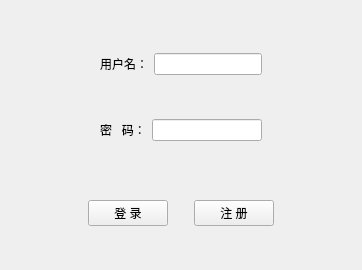
<?xml version="1.0" encoding="UTF-8"?>
<ui version="4.0">
 <class>MainWindow</class>
 <widget class="QMainWindow" name="MainWindow">
  <property name="geometry">
   <rect>
    <x>0</x>
    <y>0</y>
    <width>362</width>
    <height>270</height>
   </rect>
  </property>
  <property name="minimumSize">
   <size>
    <width>362</width>
    <height>270</height>
   </size>
  </property>
  <property name="maximumSize">
   <size>
    <width>362</width>
    <height>270</height>
   </size>
  </property>
  <property name="windowTitle">
   <string>登录窗口</string>
  </property>
  <widget class="QWidget" name="centralwidget">
   <layout class="QVBoxLayout" name="verticalLayout_2">
    <item>
     <widget class="QWidget" name="widget_4" native="true">
      <property name="sizePolicy">
       <sizepolicy hsizetype="Preferred" vsizetype="Fixed">
        <horstretch>0</horstretch>
        <verstretch>0</verstretch>
       </sizepolicy>
      </property>
      <layout class="QVBoxLayout" name="verticalLayout">
       <item>
        <layout class="QGridLayout" name="gridLayout">
         <item row="0" column="1">
          <widget class="QWidget" name="widget" native="true">
           <layout class="QHBoxLayout" name="horizontalLayout_2">
            <item>
             <widget class="QLabel" name="label">
              <property name="text">
               <string>用户名：</string>
              </property>
             </widget>
            </item>
            <item>
             <widget class="QLineEdit" name="lineEdit"/>
            </item>
           </layout>
          </widget>
         </item>
         <item row="0" column="0">
          <spacer name="horizontalSpacer_4">
           <property name="orientation">
            <enum>Qt::Horizontal</enum>
           </property>
           <property name="sizeHint" stdset="0">
            <size>
             <width>40</width>
             <height>20</height>
            </size>
           </property>
          </spacer>
         </item>
         <item row="2" column="1">
          <widget class="QWidget" name="widget_2" native="true">
           <layout class="QHBoxLayout" name="horizontalLayout_3">
            <item>
             <widget class="QLabel" name="label_2">
              <property name="text">
               <string>密   码：</string>
              </property>
             </widget>
            </item>
            <item>
             <widget class="QLineEdit" name="lineEdit_2">
              <property name="echoMode">
               <enum>QLineEdit::Password</enum>
              </property>
             </widget>
            </item>
           </layout>
          </widget>
         </item>
         <item row="0" column="2">
          <spacer name="horizontalSpacer_5">
           <property name="orientation">
            <enum>Qt::Horizontal</enum>
           </property>
           <property name="sizeHint" stdset="0">
            <size>
             <width>40</width>
             <height>20</height>
            </size>
           </property>
          </spacer>
         </item>
         <item row="1" column="1">
          <spacer name="verticalSpacer">
           <property name="orientation">
            <enum>Qt::Vertical</enum>
           </property>
           <property name="sizeType">
            <enum>QSizePolicy::Fixed</enum>
           </property>
           <property name="sizeHint" stdset="0">
            <size>
             <width>20</width>
             <height>20</height>
            </size>
           </property>
          </spacer>
         </item>
        </layout>
       </item>
      </layout>
     </widget>
    </item>
    <item>
     <widget class="QWidget" name="widget_3" native="true">
      <property name="sizePolicy">
       <sizepolicy hsizetype="Preferred" vsizetype="Fixed">
        <horstretch>0</horstretch>
        <verstretch>0</verstretch>
       </sizepolicy>
      </property>
      <layout class="QHBoxLayout" name="horizontalLayout_4">
       <item>
        <spacer name="horizontalSpacer">
         <property name="orientation">
          <enum>Qt::Horizontal</enum>
         </property>
         <property name="sizeHint" stdset="0">
          <size>
           <width>40</width>
           <height>20</height>
          </size>
         </property>
        </spacer>
       </item>
       <item>
        <widget class="QPushButton" name="pushButton">
         <property name="text">
          <string>登 录</string>
         </property>
        </widget>
       </item>
       <item>
        <spacer name="horizontalSpacer_3">
         <property name="orientation">
          <enum>Qt::Horizontal</enum>
         </property>
         <property name="sizeType">
          <enum>QSizePolicy::Fixed</enum>
         </property>
         <property name="sizeHint" stdset="0">
          <size>
           <width>20</width>
           <height>20</height>
          </size>
         </property>
        </spacer>
       </item>
       <item>
        <widget class="QPushButton" name="pushButton_2">
         <property name="text">
          <string>注 册</string>
         </property>
        </widget>
       </item>
       <item>
        <spacer name="horizontalSpacer_2">
         <property name="orientation">
          <enum>Qt::Horizontal</enum>
         </property>
         <property name="sizeHint" stdset="0">
          <size>
           <width>40</width>
           <height>20</height>
          </size>
         </property>
        </spacer>
       </item>
      </layout>
     </widget>
    </item>
   </layout>
  </widget>
 </widget>
 <resources/>
 <connections/>
</ui>
